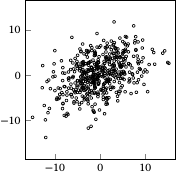

Generate this figure with Python:
from pathlib import PurePath
import pandas as pd
import matplotlib.pyplot as plt

plt.style.use("sigproc")

csv = pd.read_csv("pca.csv", sep=",")
fig, ax = plt.subplots()
ax.scatter(csv["x"], csv["y"])
ax.axis("equal")
fig.savefig(str(PurePath(__file__).parent / (PurePath(__file__).stem + ".pdf")))
